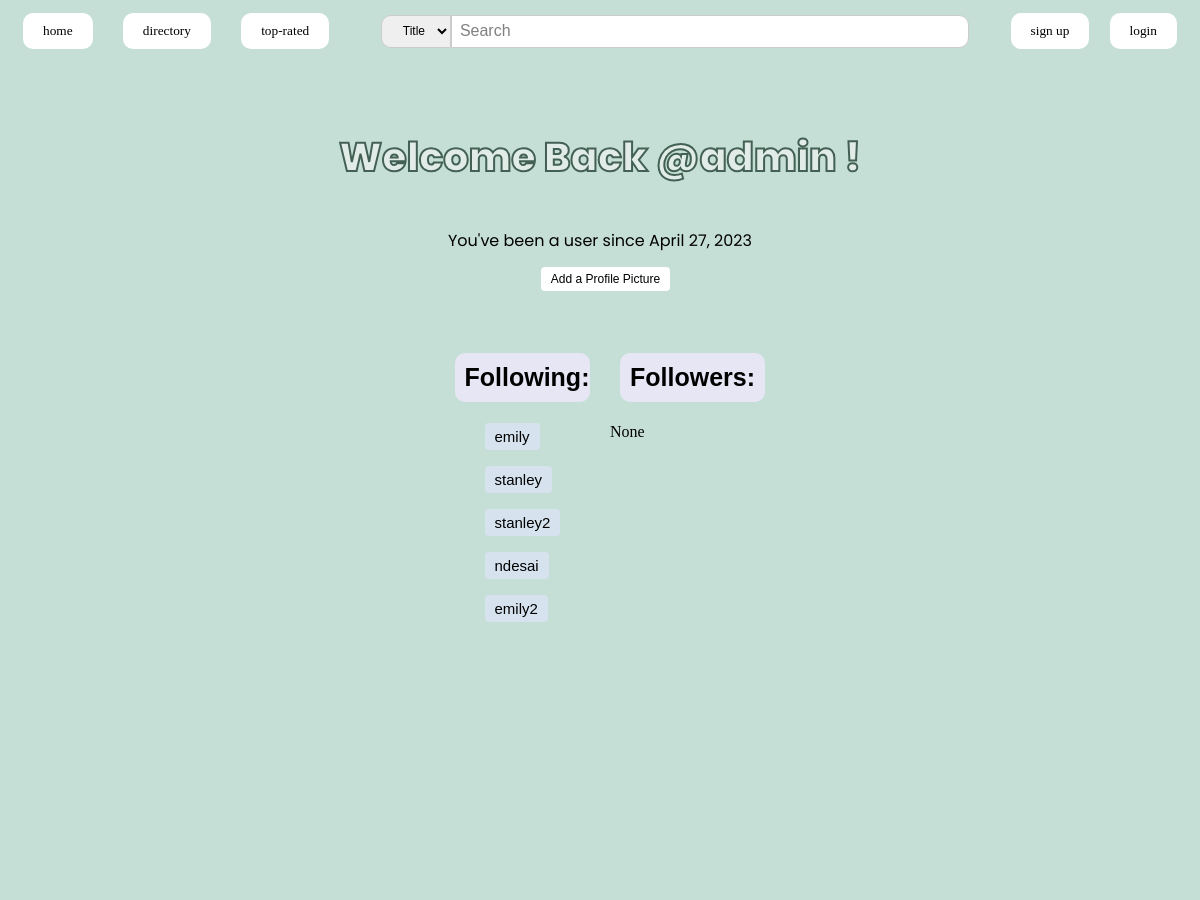
Before: /profiles/1/page (upper part) with the older database file.
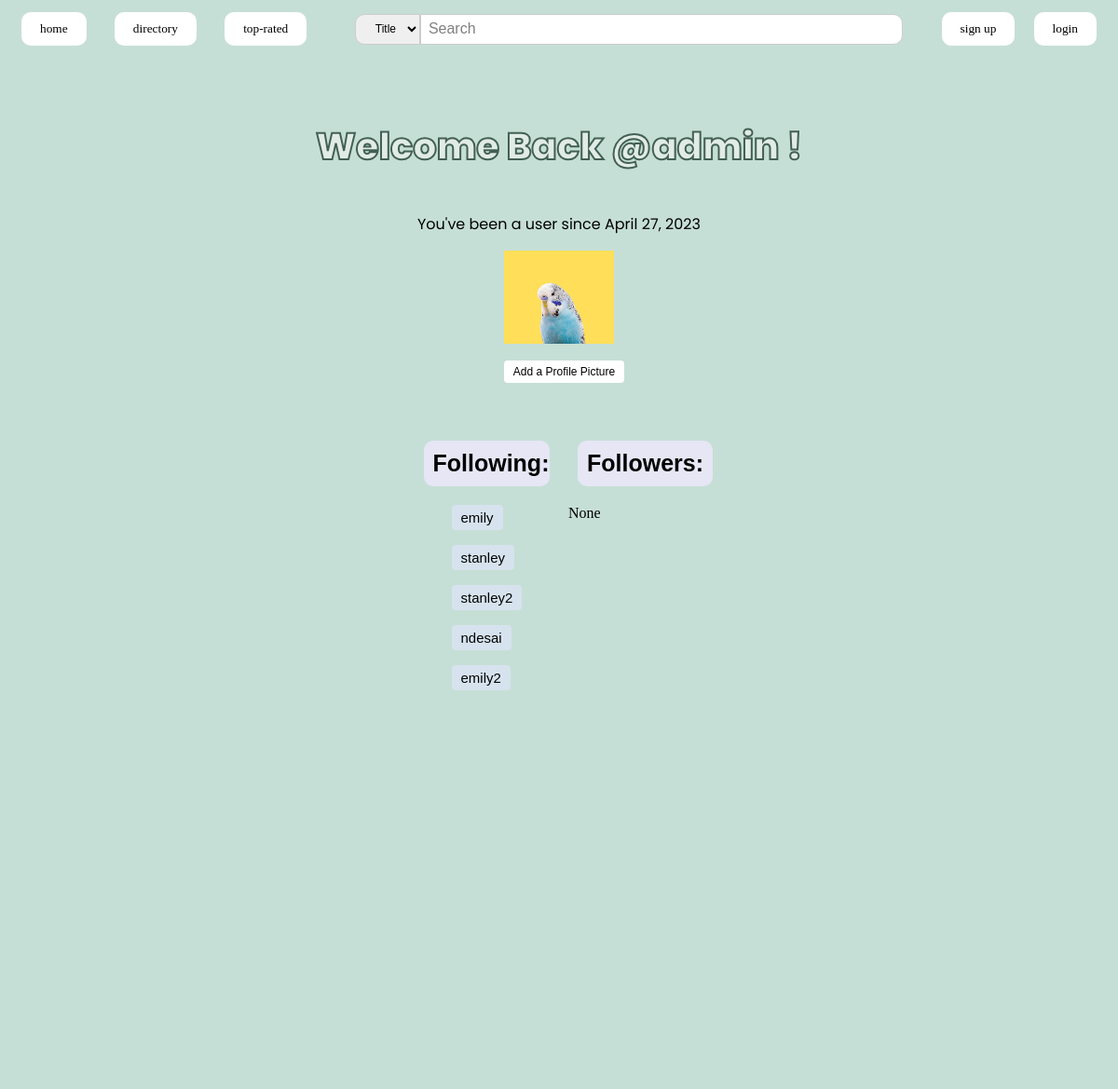
After: the same page with the newer database file.
### profiles/models.py (models this page shows, shortened)
class UserProfile(models.Model):
    user = models.ForeignKey(User, on_delete=models.CASCADE, blank=True, default=0, related_name="profile")
    profile_picture = models.ImageField(upload_to='profile_pictures/', blank=True, null=True)
    favorite_books = models.ManyToManyField(Book, blank=True)
    followed_users = models.ManyToManyField("self", blank=True, related_name="following", symmetrical=False)
    follower_users = models.ManyToManyField("self", blank=True, related_name="followers", symmetrical=False)

### profiles/views.py (the view)
# urls.py: path("<int:user_id>/page", views.user_profile, name="user-profile"),
def user_profile(request, user_id):
    profile_user = User.objects.get(pk=user_id)
    if profile_user is not None:
        try:
            profile = UserProfile.objects.filter(user=profile_user)[0]
        except:
            profile = UserProfile.objects.create(user=profile_user)
        reviews = Review.objects.filter(user=profile_user)
        followed_fav_books = set()
        for followed_user in profile.followed_users.all():
            for book in followed_user.favorite_books.all():
                if book not in followed_fav_books:
                    followed_fav_books.add(book)
        context =  {
            'profile_user': profile_user,
            'reviews': reviews,
            'profile': profile,
            'followed_fav_books': followed_fav_books,
        }
        return render(request, 'profiles/user-profile.html', context)
    return None

### templates/profiles/user-profile.html (shortened to what this page needs)
{% extends "base.html" %}
{% block content %}
    <h2 class = "user-back">Welcome Back @{{profile_user.username}} !</h2>
    <p class = "date-userhood">You've been a user since {{profile_user.date_joined.date}}</p>
    <p class = "profile-things">
      {% if profile.profile_picture %}
        <img src="{{ MEDIA_URL }}{{ profile.profile_picture }}" alt="Profile Picture" style="width: 10%; height: 100%; margin-left: 45%;">
      {% endif %}
      <form method="post" enctype="multipart/form-data">
          <a class = "add-pfp" href="{% url 'profiles:upload_profile_picture' profile_user.id %}">Add a Profile Picture </a>
      </form>
    </p>
    <div class="ff-cont">
      <div class="lsection">
        <h2 class="header-1">Following:</h2>
        {% for followed_user in profile.followed_users.all %}
          <p><a class="user-title" href="{% url 'profiles:profile' followed_user.user_id %}">{{ followed_user.user.username }}</a></p>
        {% empty %}
          <p>None</p>
        {% endfor %}
      </div>
      <div class="rsection">
        <h2 class="header-1">Followers:</h2>
        {% for follower in profile.follower_users.all %}
          <p><a class="user-title" href="{% url 'profiles:profile' follower.user_id %}">{{ follower.user.username }}</a></p>
        {% empty %}
          <p>None</p>
        {% endfor %}
      </div>
    </div>
{% endblock %}

### templates/base.html (shortened to what this page needs)
{% load static %}
<!DOCTYPE html>
<html>
<head>
    <link rel="stylesheet" href="{% static 'css/list.css' %}">
    <link rel="stylesheet" href="{% static 'css/signup.css' %}">
    <link rel="stylesheet" href="{% static 'css/login.css' %}">
    <link rel="stylesheet" href="{% static 'css/logout.css' %}">
    <link rel="stylesheet" href="{% static 'css/nav.css' %}">
    <link rel="stylesheet" href="{% static 'css/stars.css' %}">
    <link rel="stylesheet" href="{% static 'css/base.css' %}">
    <link rel="stylesheet" href="{% static 'css/review_book.css' %}">
    <link rel="stylesheet" href="{% static 'css/book.css' %}">
    <link rel="stylesheet" href="{% static 'css/user_profile.css' %}">
</head>
<body>
    {% include "nav.html" %}
    <br>
    {% block content %}{% endblock %}
</body>
</html>

### templates/nav.html (shortened to what this page needs)
<nav>
    <span class="menu-items">
        <a href="{% url 'books:home_page' %}">
            <button type="home" class="nav-button">Home</button>
        </a>
        <a href="{% url 'books:list_books' %}">
            <button type="books" class="nav-button">Directory</button>
        </a>
        <a href="{% url 'books:top_ten' %}">
            <button type="rating" class="nav-button">Top-Rated</button>
        </a>
    </span>
    <span class="search-bar">
        <form id="search-bar"  method="GET" action="{% url 'books:search_books' %}">
            <select name="field" id="field">
                <option value="title" {% if field == 'title'%} selected {% endif %}>Title</option>
              </select>
            <input type="text" name="query" id="search-input" placeholder="Search" {% if query %}value="{{query}}"{% endif %} />
        </form>
    </span>
    <span class="login-status">
        {% if user.is_authenticated %}
        <div class="dropdown">
            <button class="hamburger-menu-button" type="button" id="dropdownMenuButton" data-toggle="dropdown" aria-haspopup="true" aria-expanded="false">
                <span class="text">{{user.username}}</span>
                <span class="hamburger">
                    <div class="hamburger-icon"></div>
                    <div class="hamburger-icon"></div>
                    <div class="hamburger-icon"></div>
                </span>
            </button>
            <div class="dropdown-menu" aria-labelledby="dropdownMenuButton">
              <a class="dropdown-item" href="{% url 'profiles:user-profile' user.id %}">Profile</a>
              <a class="dropdown-item" href="{% url 'users:logout' %}">Logout</a>
            </div>
        </div>
        {% else %}
        <a href="{% url 'users:signup' %}">
            <button type="signup" class="nav-button">Sign Up</button></a>
        <a href="{% url 'users:login'%}">
            <button type="login" class="nav-button">Login</button>
        </a>
        {% endif %}
    </span>
</nav>

### static/css/signup.css (style rules this page uses)
form input[type="text"], form input[type="email"], form input[type="password"] { margin-top: 10px; width: 250px; padding: 5px; border: 1px solid #ccc; border-radius: 5px; display:inline-block; }

### static/css/nav.css (style rules this page uses)
nav { padding: 5px; padding-bottom: 20px; font-family: system-ui, -apple-system, BlinkMacSystemFont, 'Segoe UI', Roboto, Oxygen, Ubuntu, Cantarell, 'Open Sans', 'Helvetica Neue', sans-serif; font-size: 20px; text-transform: lowercase; display: flex; justify-content: space-between; align-items: center; }
.login-status { float: right; }
.login-status a { margin-left: 5px; margin-right: 5px; }
.menu-items a { margin-left: 10px; margin-right: 10px; display: inline-block; }
.nav-button { display: inline-block; font-family: Verdana; text-transform: lowercase; color: black; background-color: white; margin-right: 5px; padding: 10px 20px; border: none; border-radius: 10px; text-align: center; text-decoration: none; cursor: pointer; }
.search-bar { display: inline-block; }
.search-bar form { display: flex; align-items: center; }
.search-bar input[type="text"] { margin-top: 0px; padding: 8px; border: 1px solid #ccc; border-radius: 0px 10px 10px 0px; min-width: 500px; height: 15px; font-size: 16px; }
.search-bar input[type="text"]::placeholder { color: grey; font: Verdana; }
.search-bar select { text-align: center; height: 33px; padding: 4px 2px 4px 10px; font-size: 12px; border-radius: 10px 0px 0px 10px; border: 1px solid #ccc; }

### static/css/stars.css (style rules this page uses)
:root { --star-color: #fff; --star-background: #fc0; }

### static/css/base.css (style rules this page uses)
body { background-color: #c6dfd6; }

### static/css/user_profile.css (style rules this page uses)
.user-back { text-align:center; -webkit-text-stroke: 2px #426053; font-family: 'Poppins'; font-style: normal; font-weight: 400; font-size: 50px; line-height: 75px; color: #e1ebe7; font-size: 40px; font-family:"Poppins", sans-serif; font-weight: 800; }
.date-userhood { font-family:"Poppins", sans-serif; text-align: center; }
.user-title { padding: 5px 10px; background-color: rgb(214, 227, 238); color: black; text-decoration: none; border-radius: 4px; font-family:Verdana, Geneva, Tahoma, sans-serif; font-weight:normal; font-size: 15px; max-width:fit-content; display: flex; justify-content: center; margin-left:40px; }
form { align-items: center; justify-content: center; }
.add-pfp { padding: 5px 10px; background-color: white; color: black; text-decoration: none; border-radius: 4px; font-family:Verdana, Geneva, Tahoma, sans-serif; font-weight:normal; font-size: 12px; max-width:fit-content; margin-left:45%; }
.ff-cont { padding-top: 20px; display: grid; grid-template-columns: 1fr 1fr; gap: 20px; }
.lsection { flex: 1; margin-left: 75%; height: 40vh; overflow: auto; }
.rsection { flex: 1; height: 40vh; overflow: auto; }
.header-1 { padding:10px; font-family: 'Trebuchet MS', 'Lucida Sans Unicode', 'Lucida Grande', 'Lucida Sans', Arial, sans-serif; font-size: 25px; background-color: #e6e6f5; border-radius: 10px; max-width: fit-content; margin-top: 30px; margin-left:10px; }

Changed rows visible on the page:
now on this page (row edited): UserProfile: profile_picture (picture)
